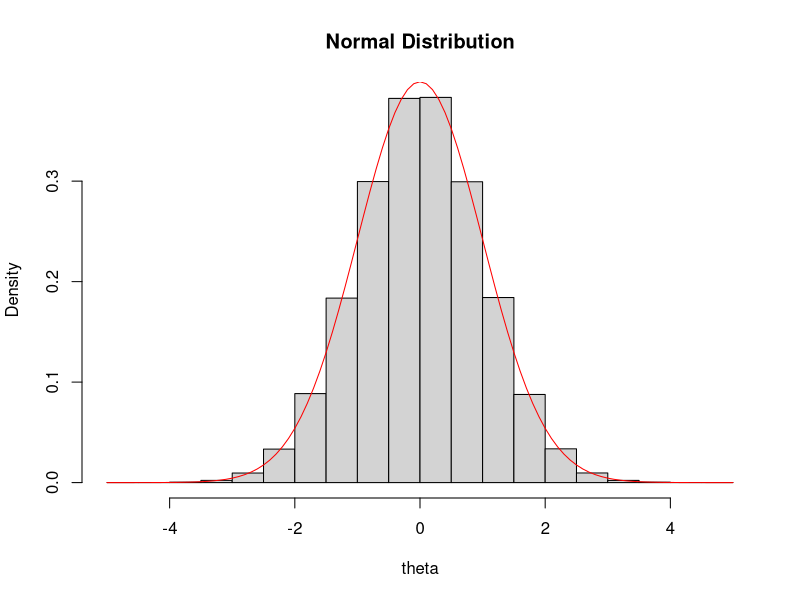
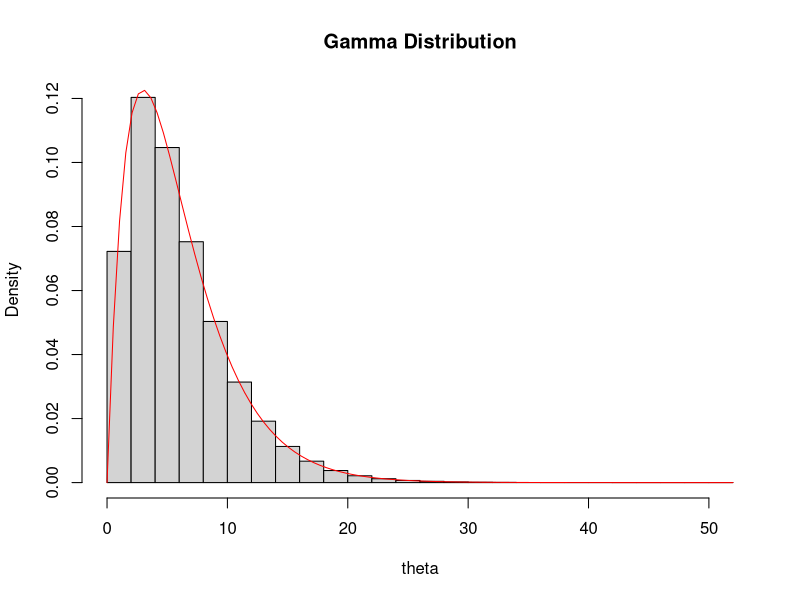
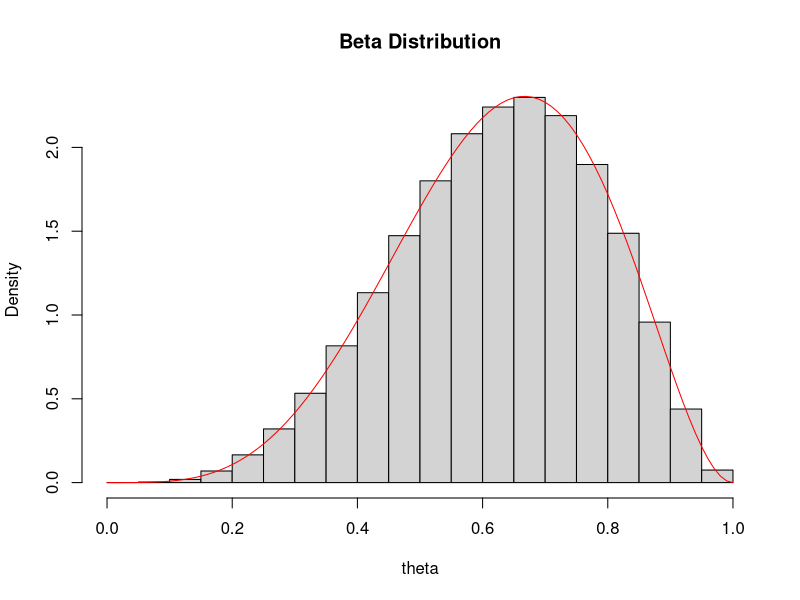

Write the R code that produced these figures, in order.
#######################################################################
## Project: Bayesian Statistics
## Script purpose: Approximate properties of various normal, gamma, and beta distributions.
## Date: 2020-05-02
## Author: Rahul Sharma
#######################################################################

set.seed(1)

n = 1e6
mean = 0
sd = 1

theta = rnorm(n, mean, sd)
hist(theta, prob=TRUE, main = "Normal Distribution")
curve(dnorm(x, mean, sd), col="red", add=TRUE)

# comparing sample mean with the parameter ??, as defined above
mean(theta)
mean

# comparing sample variance with the true expected variance defined as ??^2
var(theta)
sd^2

shape = 2
rate = 1/3

theta = rgamma(n, shape, rate)
hist(theta, prob=TRUE, main = "Gamma Distribution")
curve(dgamma(x, shape, rate), col="red", add=TRUE)

a = 5
b = 3

theta = rbeta(n, a, b)
hist(theta, prob=TRUE, main = "Beta Distribution")
curve(dbeta(x, a, b), col="red", add=TRUE)

# comparing sample mean with true expected value
# formula for mean beta distribution = a/(a+b)
mean(theta)
a/(a + b)
